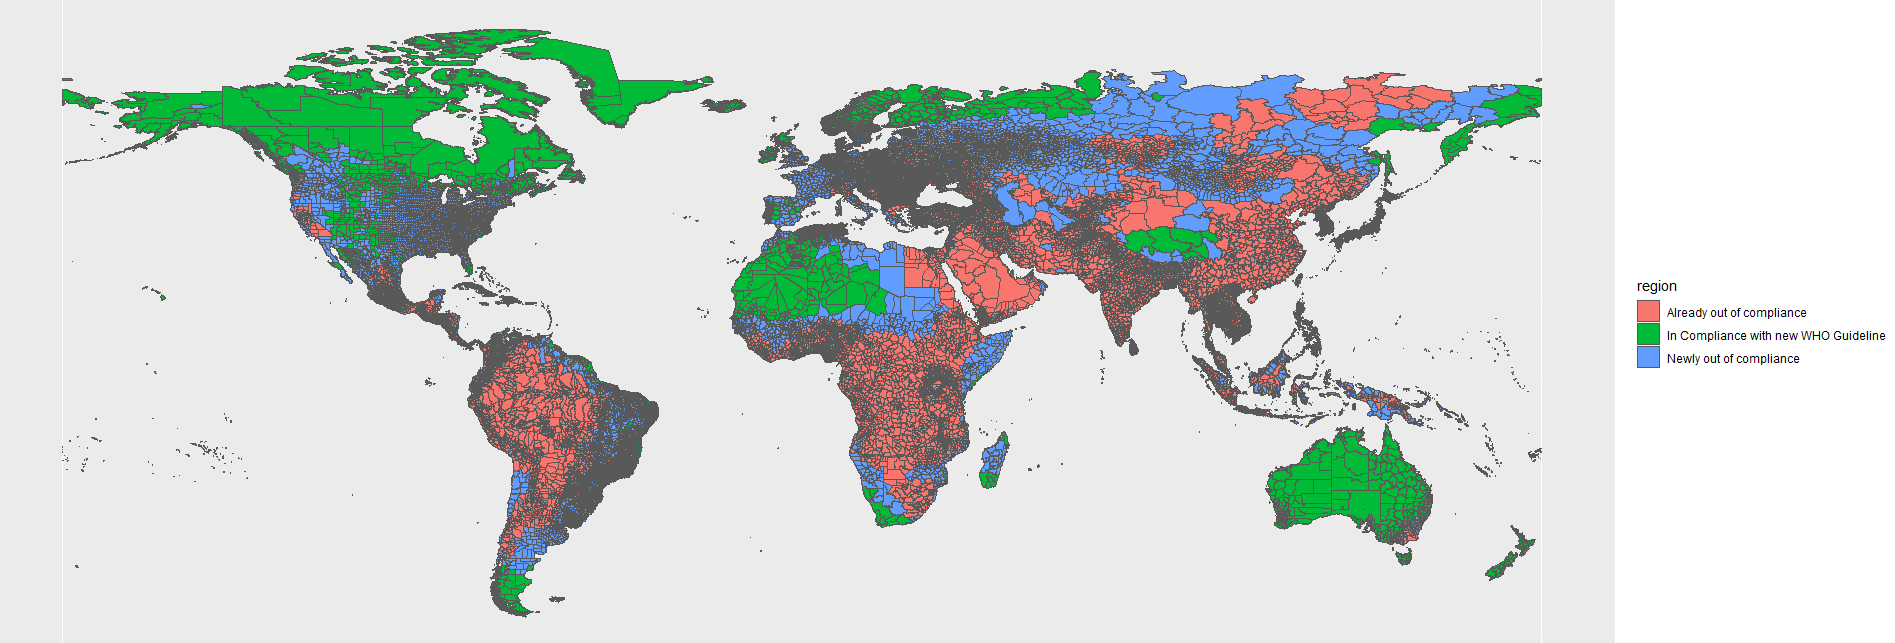

Reproduce this figure in R.
# Load in master helper file for june.2022 folder (uncomment this before running)-------------------------------

# source("./june.2022/R/june.2022.helper.script.R")

# AR figure 1 code--------------------------------------------------------------

#> Figure 1: Impact of the Revised WHO Guideline on Polluted Regions in the World

# dividing color dataset into 3 pollution groups: [0, 5], (5, 10], (10, inf)

ar_fig1_dataset <- color_2020 %>%
  mutate(region = ifelse(pm2020 >= 0 & pm2020 <= 5, "In Compliance with new WHO Guideline", pm2020),
         region = ifelse((pm2020 > 5 & pm2020 <= 10), "Newly out of compliance", region),
         region = ifelse((pm2020 > 10), "Already out of compliance", region))


# read in color map shape file
colormap_shp <- st_read("./june.2022/other.important.calculations.data/color.map.shape.file/colormap.shp")

# ar figure 1 dataset
ar_fig1_dataset <- ar_fig1_dataset %>%
  left_join(colormap_shp, by = c("country" = "NAME_0", "name_1" = "NAME_1", "name_2" = "NAME_2")) %>%
  select(country, name_1, name_2, pm2020, region, geometry)

# save annual report figure 1 dataset
ar_fig1_dataset %>%
  st_write("./june.2022/annual.report/figure1.data.graph/ar_fig1_dataset.shp")

# plot ar figure 1
ar_fig1 <- ar_fig1_dataset %>%
  st_as_sf() %>%
  ggplot() +
  geom_sf(mapping = aes(fill = region))

# image saved separately by taking a screenshot from high definiton monitor
